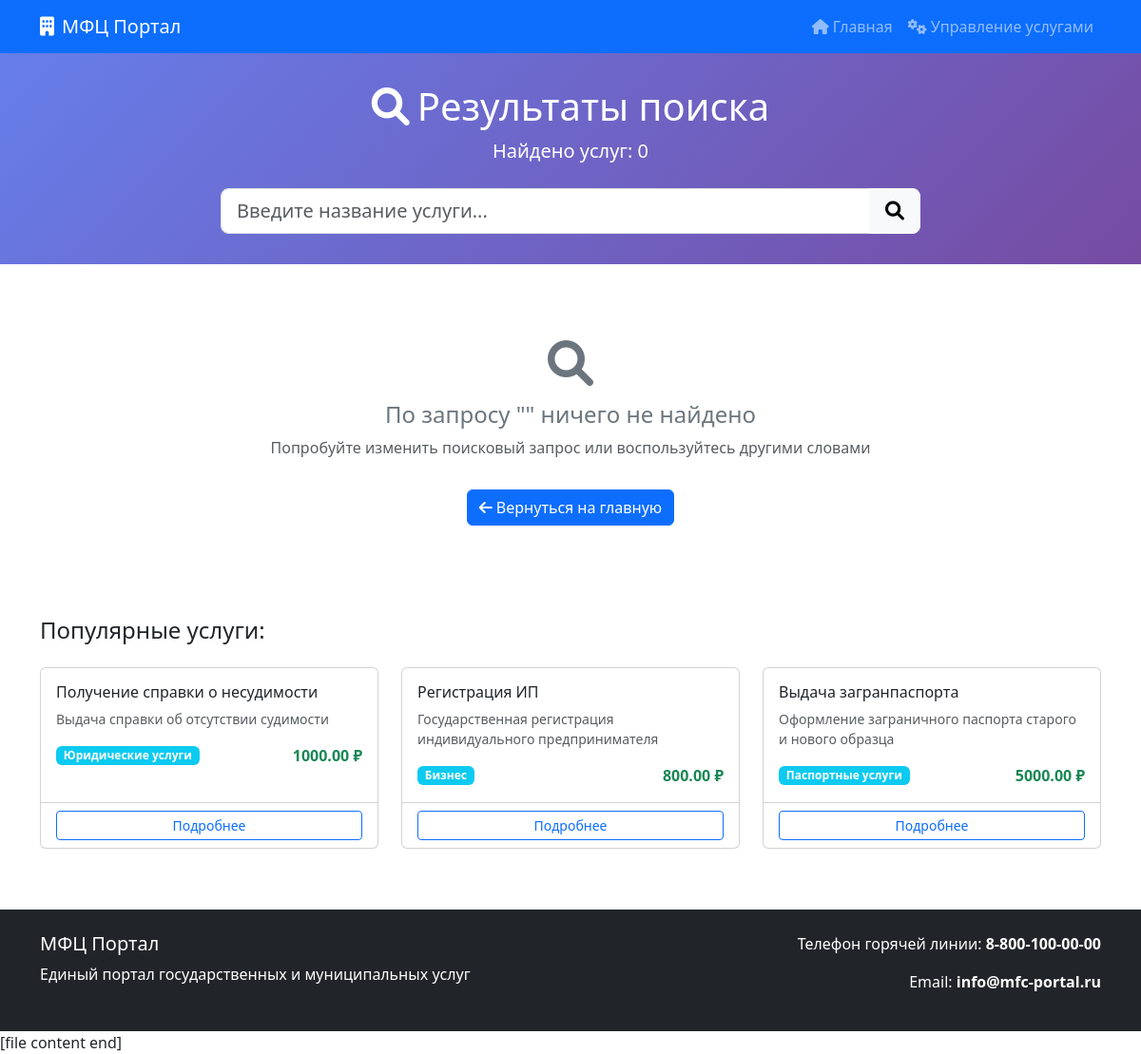
The app's page /search/, older data.
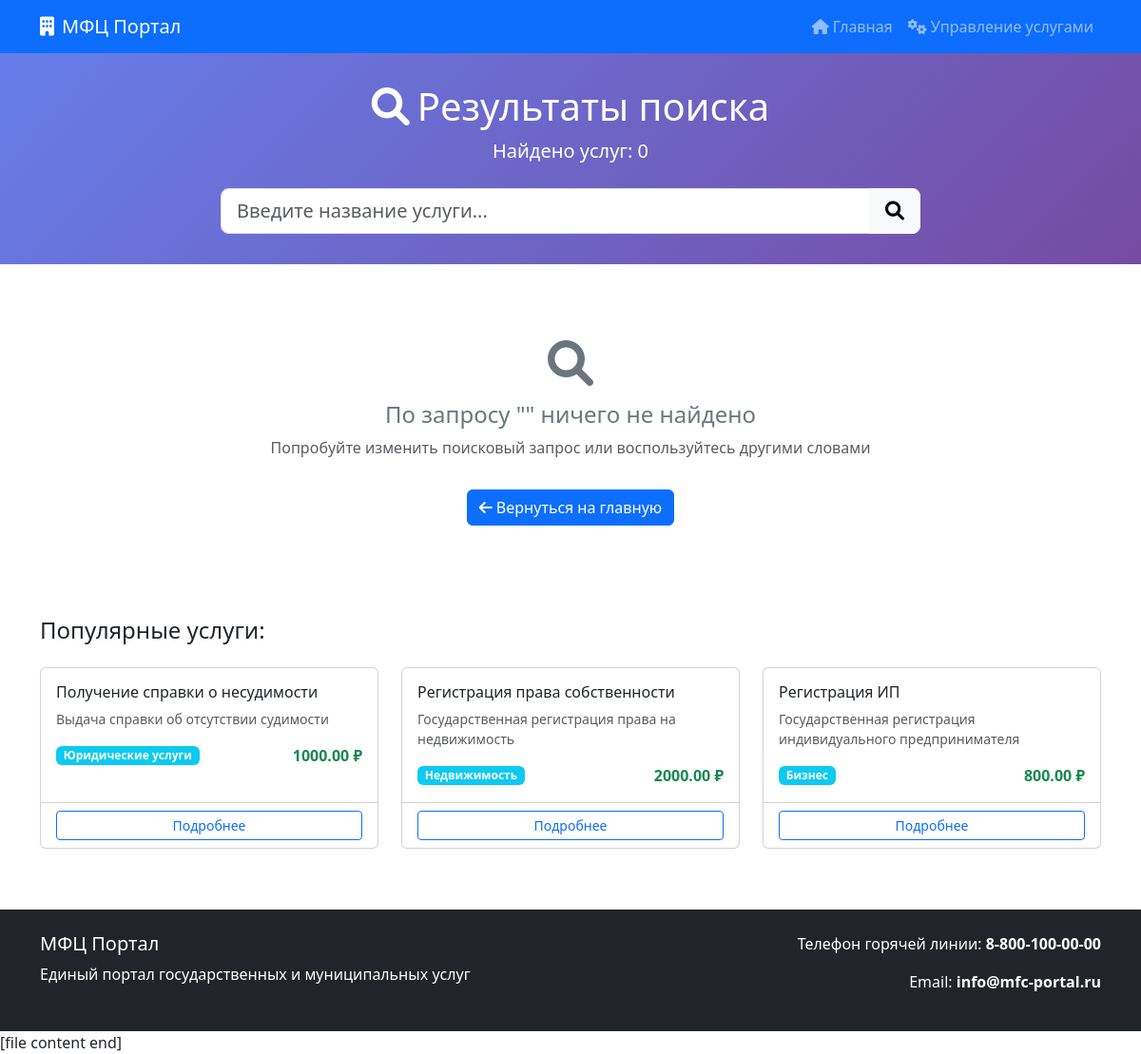
The same page, newer data.
### mfc_app/models.py (models this page shows, shortened)
class Service(models.Model):
    service_id = models.AutoField(primary_key=True)
    category = models.ForeignKey(Category, on_delete=models.SET_NULL, null=True, verbose_name=_('Категория'))
    name = models.CharField(max_length=100, verbose_name=_('Название услуги'))
    description = models.TextField(blank=True, null=True, verbose_name=_('Описание'))
    state_duty = models.DecimalField(max_digits=10, decimal_places=2, default=0.00, verbose_name=_('Госпошлина'))
    created_at = models.DateTimeField(auto_now_add=True, verbose_name=_('Дата создания'))
    class Meta:
        verbose_name = _('Услуга')
        verbose_name_plural = _('Услуги')

class Category(models.Model):
    category_id = models.AutoField(primary_key=True)
    name = models.CharField(max_length=100, verbose_name=_('Название категории'))
    class Meta:
        verbose_name = _('Категория услуг')
        verbose_name_plural = _('Категории услуг')

### mfc_app/views.py (the view)
# urls.py: path('search/', views.search_services, name='search_services'),
def search_services(request):
    query = request.GET.get('q', '')
    if query:
        results = Service.objects.filter(
            Q(name__icontains=query) | Q(description__icontains=query)
        ).exclude(
            state_duty__gt=5000
        ).distinct().order_by('name')
    else:
        results = Service.objects.none()
    popular_services = Service.objects.annotate(
        appointment_count=Count('appointment')
    ).order_by('-appointment_count')[:3] #добавление популярных если результатов нет
    return render(request, 'search_results.html', {
        'results': results,
        'query': query,
        'popular_services': popular_services
    })

### mfc_app/templates/search_results.html (shortened to what the changed rows need)
<!DOCTYPE html>
<html lang="ru">
<head>
    <link href="https://cdn.jsdelivr.net/npm/bootstrap@5.3.0/dist/css/bootstrap.min.css" rel="stylesheet">
    <link href="https://cdnjs.cloudflare.com/ajax/libs/font-awesome/6.0.0/css/all.min.css" rel="stylesheet">
</head>
<body>
    <div class="search-header">
        <div class="container">
            <div class="row">
                <div class="col-md-8 mx-auto text-center">
                    <h1><i class="fas fa-search me-2"></i>Результаты поиска</h1>
                </div>
            </div>
        </div>
    </div>
    <div class="container">
        {% if not results %}
        <div class="row mt-5">
            <div class="col-12">
                <div class="row">
                    {% for service in popular_services %}
                    <div class="col-md-4 mb-3">
                        <div class="card h-100">
                            <div class="card-body">
                                <h6 class="card-title">{{ service.name }}</h6>
                                <p class="card-text small text-muted">
                                    {% if service.description %}
                                        {{ service.description|truncatewords:15 }}
                                    {% endif %}
                                </p>
                                <div class="d-flex justify-content-between align-items-center">
                                    <span class="badge bg-info">{{ service.category.name|default:"Без категории" }}</span>
                                    <span class="text-success fw-bold">{{ service.state_duty }} ₽</span>
                                </div>
                            </div>
                            <div class="card-footer bg-transparent">
                                <a href="{% url 'service_detail' service.service_id %}"
                                   class="btn btn-sm btn-outline-primary w-100">
                                    Подробнее
                                </a>
                            </div>
                        </div>
                    </div>
                    {% endfor %}
                </div>
            </div>
        </div>
        {% endif %}
    </div>
</body>
</html>

Row changes from the older to the newer data that the page shows:
removed Service: name "Выдача загранпаспорта", description "Оформление заграничного паспорта старого и нового образца", category.name "Паспортные услуги", state_duty "5000.00"
now on this page (row unchanged): Service: name "Регистрация права собственности", description "Государственная регистрация права на недвижимость", category.name "Недвижимость", state_duty "2000.00"
